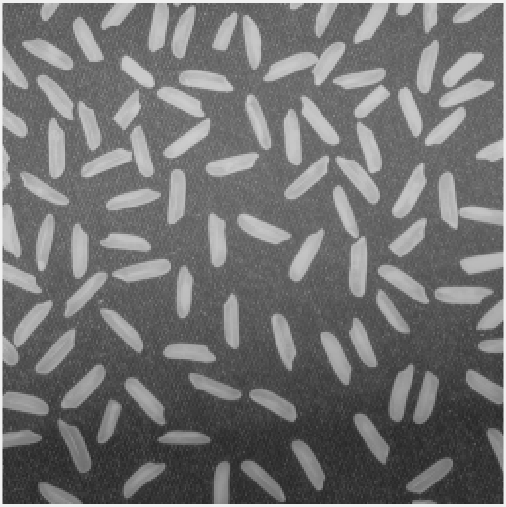
%> input picture Hw5/res/rice.png, 506 x 507 px
$ octave hw5_nr.m   (GNU Octave 9; MATLAB toolbox functions it lacks are replaced by stand-ins)
%> lines starting %> are read from the running program, lines starting %| are printed output that depends on the picture
img = imread('rice.png');
%> img is the input picture: size 507x506x3 uint8; min 40, max 240, mean 113.9

wv = 'sym4';
%prevmode = dwtmode;
%dwtmode('per');

[aDec1, hDec1, vDec1, dDec1] = dwt2(img,wv);
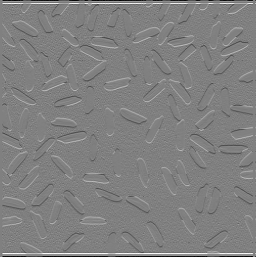
%> hDec1: size 257x256x3 double; min -102.1, max 100.7, mean 0.1; drawn with min black and max white
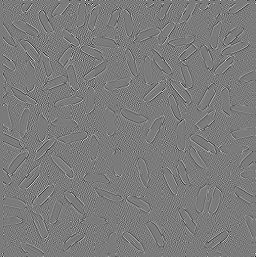
%> dDec1: size 257x256x3 double; min -17.71, max 18.79, mean -0.00111; drawn with min black and max white
[aDec2, hDec2, vDec2, dDec2] = dwt2(aDec1,wv);
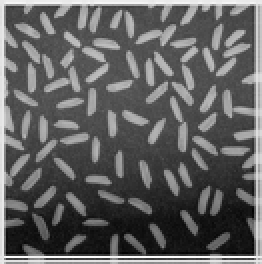
%> aDec2: size 132x131x3 double (shown 2 times larger); min 137.3, max 1048.4, mean 483.7; drawn with min black and max white
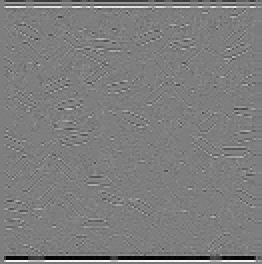
%> hDec2: size 132x131x3 double (shown 2 times larger); min -183.9, max 186.6, mean -1.3; drawn with min black and max white
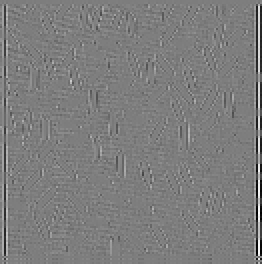
%> vDec2: size 132x131x3 double (shown 2 times larger); min -220.4, max 225.5, mean -0.7; drawn with min black and max white

hDec1(abs(hDec1) < 20) = 0;
vDec1(abs(vDec1) < 20) = 0;
dDec1(abs(dDec1) < 20) = 0;
%> dDec1: size 257x256x3 double; every value is 0
hDec2(abs(hDec2) < 20) = 0;
vDec2(abs(vDec2) < 20) = 0;
dDec2(abs(dDec2) < 20) = 0;
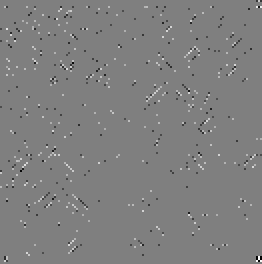
%> dDec2: size 132x131x3 double (shown 2 times larger); min -52.75, max 53.1, mean 0; drawn with min black and max white

% Reconstruct image
midADec1 = idwt2(aDec2, hDec2, vDec2, dDec2, wv);
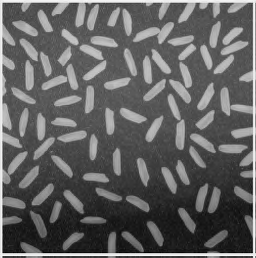
%> midADec1: size 258x256x3 double; min 54.51, max 516.3, mean 232.5; drawn with min black and max white
%> (the run ends here)
